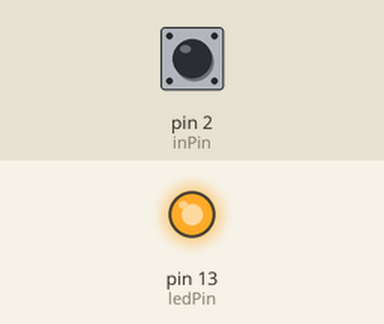
This sketch was run on a simulated Arduino Uno, built with avr-gcc and run on an emulated ATmega328P. Shown: output pins drawn as LEDs (lit = HIGH). The test bench sets the inputs (shaded band); at power-on: pin 2 (inPin) HIGH.

Above: at 1.2 s.
1.3 s: pin 2 (inPin) pulled LOW for 0.15 s
At 1.37 s:
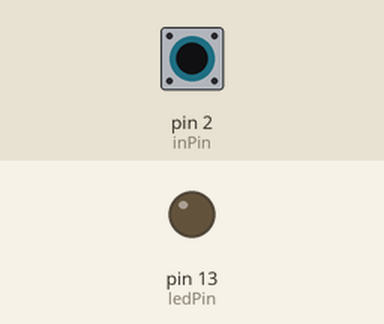
2.9 s: pin 2 (inPin) pulled LOW for 3.2 s
At 7.1 s:
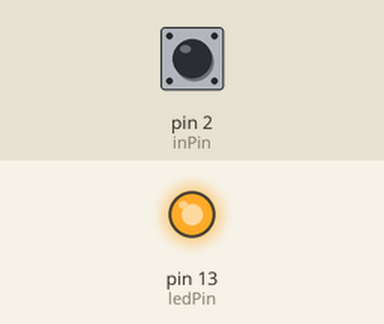
Timing chart, 0 to 8.6 s (numbered marks = the images above; inputs shaded):
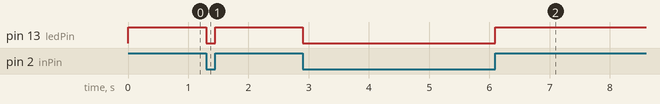

Measured:
- after the input at 1.3 s, pin 13 (ledPin): HIGH → LOW at once, → HIGH 0.15 s later
- after the input at 2.9 s, pin 13 (ledPin): HIGH → LOW at once, → HIGH 3.2 s later

The sketch:

PID.ino
```cpp
int val = 0;     // Variable um den gelesenen Wert zu speichern
int ledPin = 13; // LED verbunden mit dem digitalen Pin 13
int inPin = 2;   // Taster verbunden mit dem digitalen Pin 7

void setup(){
  //start serial connection
  //Serial.begin(9600);
  //configure pin2 as an input and enable the internal pull-up resistor
  pinMode(inPin, INPUT_PULLUP);
  pinMode(ledPin, OUTPUT);
}

void loop() {
  val = digitalRead(inPin);   // liest den Eingangs-Pin
  digitalWrite(ledPin, val);  // schaltet die LED auf den Wert, den der Taster vorgibt
}
```
